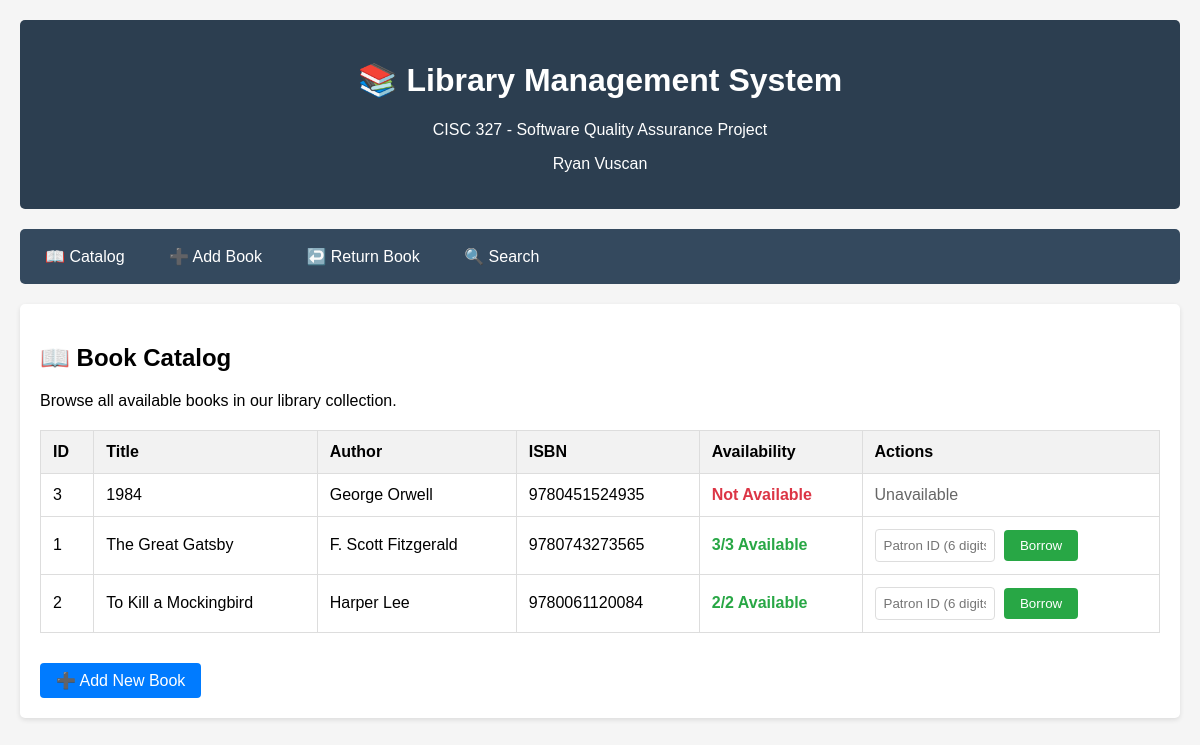
The app's page /catalog, older data.
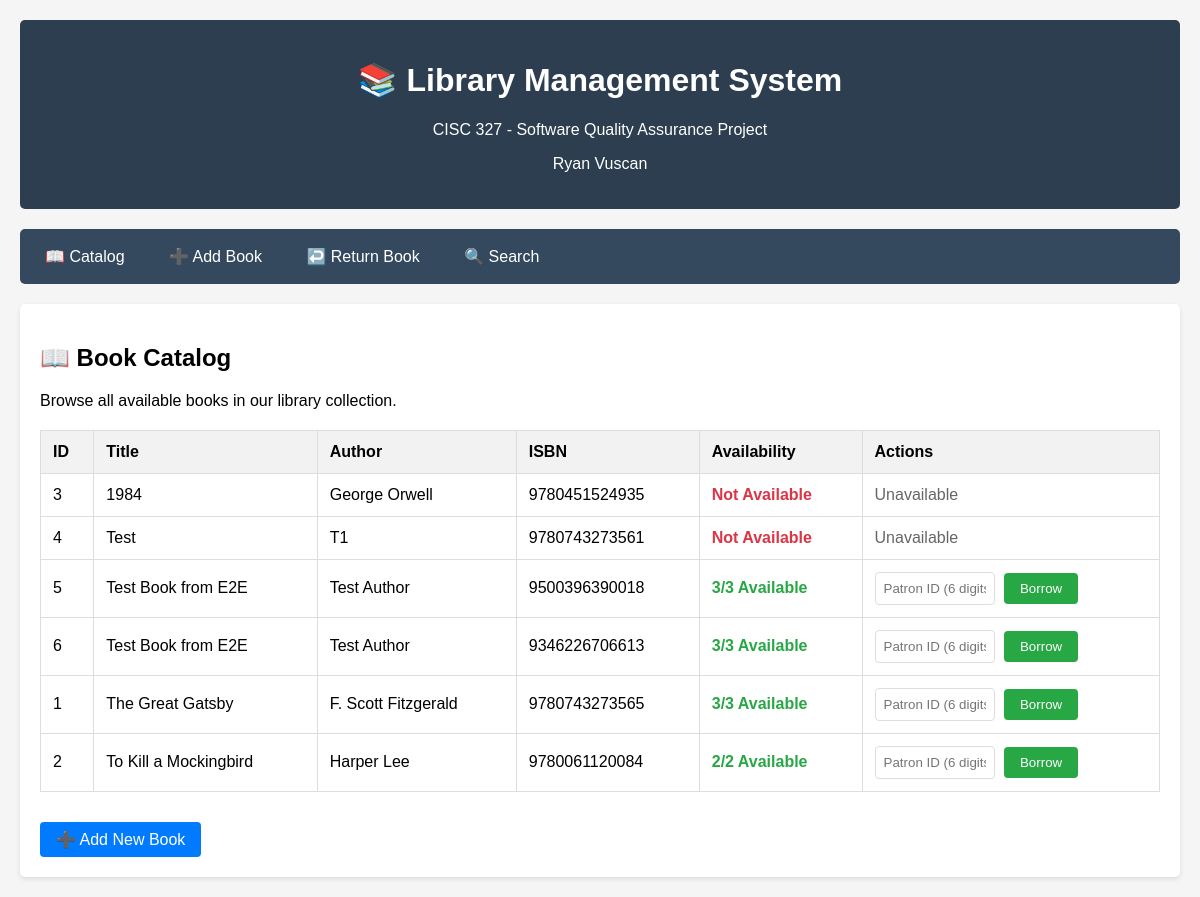
The same page, newer data.
### tables this page shows
CREATE TABLE books (
            id INTEGER PRIMARY KEY AUTOINCREMENT,
            title TEXT NOT NULL,
            author TEXT NOT NULL,
            isbn TEXT UNIQUE NOT NULL,
            total_copies INTEGER NOT NULL,
            available_copies INTEGER NOT NULL
        );

### routes/catalog_routes.py (the view)
@catalog_bp.route('/catalog')
def catalog():
    books = get_all_books()
    return render_template('catalog.html', books=books)

### database.py (called while the page is built)
def get_db_connection():
    conn = sqlite3.connect(DATABASE)
    conn.row_factory = sqlite3.Row  # This enables column access by name
    return conn

def get_all_books() -> List[Dict]:
    conn = get_db_connection()
    books = conn.execute('SELECT * FROM books ORDER BY title').fetchall()
    conn.close()
    return [dict(book) for book in books]

### templates/catalog.html (shortened to what this page needs)
{% extends "base.html" %}
{% block content %}
<h2>📖 Book Catalog</h2>
<p>Browse all available books in our library collection.</p>
{% if books %}
<table>
    <thead>
        <tr>
            <th>ID</th>
            <th>Title</th>
            <th>Author</th>
            <th>ISBN</th>
            <th>Availability</th>
            <th>Actions</th>
        </tr>
    </thead>
    <tbody>
        {% for book in books %}
        <tr>
            <td>{{ book.id }}</td>
            <td>{{ book.title }}</td>
            <td>{{ book.author }}</td>
            <td>{{ book.isbn }}</td>
            <td>
                {% if book.available_copies > 0 %}
                    <span class="status-available">{{ book.available_copies }}/{{ book.total_copies }} Available</span>
                {% else %}
                    <span class="status-unavailable">Not Available</span>
                {% endif %}
            </td>
            <td>
                {% if book.available_copies > 0 %}
                    <form method="POST" action="{{ url_for('borrowing.borrow_book') }}" style="display: inline;">
                        <input type="text" name="patron_id" placeholder="Patron ID (6 digits)"
                               pattern="[0-9]{6}" maxlength="6" required style="width: 120px; margin-right: 5px;">
                        <button type="submit" class="btn btn-success">Borrow</button>
                    </form>
                {% else %}
                    <span style="color: #666;">Unavailable</span>
                {% endif %}
            </td>
        </tr>
        {% endfor %}
    </tbody>
</table>
{% else %}
<div style="text-align: center; padding: 40px; color: #666;">
    <h3>No books in catalog</h3>
    <p>The library catalog is empty. <a href="{{ url_for('catalog.add_book') }}">Add the first book</a> to get started.</p>
</div>
{% endif %}
<div style="margin-top: 30px;">
    <a href="{{ url_for('catalog.add_book') }}" class="btn">➕ Add New Book</a>
</div>
{% endblock %}

Row changes from the older to the newer data that the page shows:
added books: id "4", title "Test", author "T1", isbn "9780743273561", available_copies "Not Available"
added books: id "5", title "Test Book from E2E", author "Test Author", isbn "9500396390018", available_copies "3", total_copies "3"
added books: id "6", title "Test Book from E2E", author "Test Author", isbn "9346226706613", available_copies "3", total_copies "3"
